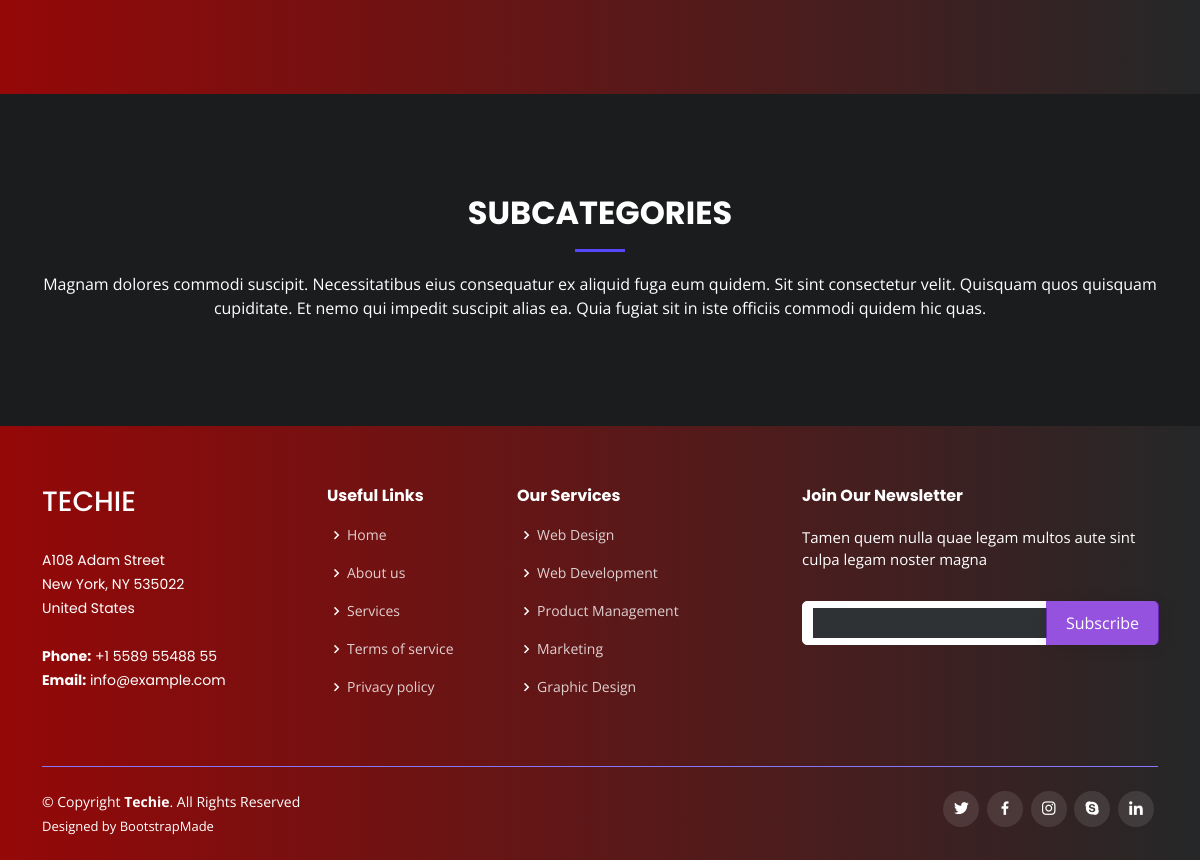
The app's page /category/10 (lower part), older data.
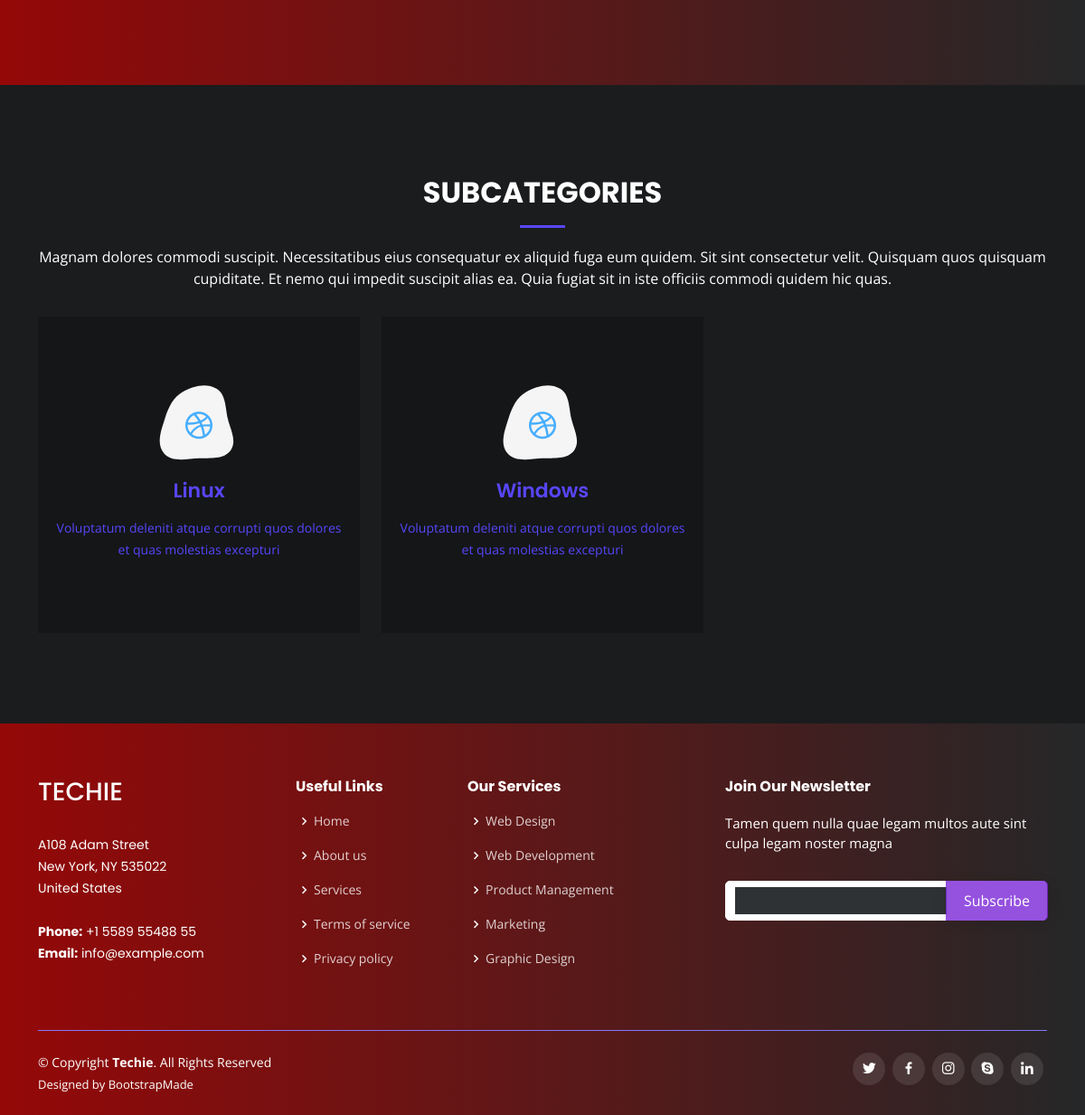
The same page, newer data.
### dashboard/blog/models.py (models this page shows, shortened)
class SubCategories(models.Model):
    name = models.CharField(max_length=100, unique=True)
    fecha_creacion = models.DateTimeField(auto_now_add=True)
    category = models.ForeignKey(Categories, on_delete=models.CASCADE, related_name='subcategories', blank=True)

### app/views.py (the view)
# urls.py: path('category/<int:category_id>', views.subcategories, name='subcategories'),
def subcategories(request, category_id=None):
    subcategories = SubCategories.objects.filter(category__id=category_id)
    data = {
        'subcategories' : subcategories
    }
    return render(request, 'app/subcategories/index.html', data)

### templates/app/subcategories/index.html
{% extends "app/base.html" %}
{% block content %}
        {% block subcategories %}
        {% include 'app/subcategories/subcategories.html' %}
        {% endblock %}
{% endblock %}

### templates/app/subcategories/subcategories.html (shortened to what this page needs)
<section id="subcategories" class="services section-bg">
    <div class="container" data-aos="fade-up">
        <div class="section-title">
            <h2>Subcategories</h2>
            <p>Magnam dolores commodi suscipit. Necessitatibus eius consequatur ex aliquid fuga eum quidem. Sit sint
                consectetur velit. Quisquam quos quisquam cupiditate. Et nemo qui impedit suscipit alias ea. Quia fugiat
                sit in iste officiis commodi quidem hic quas.</p>
        </div>
        <div class="row gy-4">
            {% for subcategory in subcategories %}
            <div class="col-lg-4 col-md-6 d-flex align-items-stretch" data-aos="zoom-in" data-aos-delay="100">
                <a href="{% url 'posts' subcategory.id %}">
                <div class="icon-box iconbox-blue">
                    <div class="icon">
                        <i class="bx bxl-dribbble"></i>
                    </div>
                    <h4>{{ subcategory.name }}</h4>
                    <p>Voluptatum deleniti atque corrupti quos dolores et quas molestias excepturi</p>
                </div>
                </a>
            </div>
            {% endfor %}
        </div>
    </div>
</section>

Row changes from the older to the newer data that the page shows:
added SubCategories: name "Linux"
added SubCategories: name "Windows"
